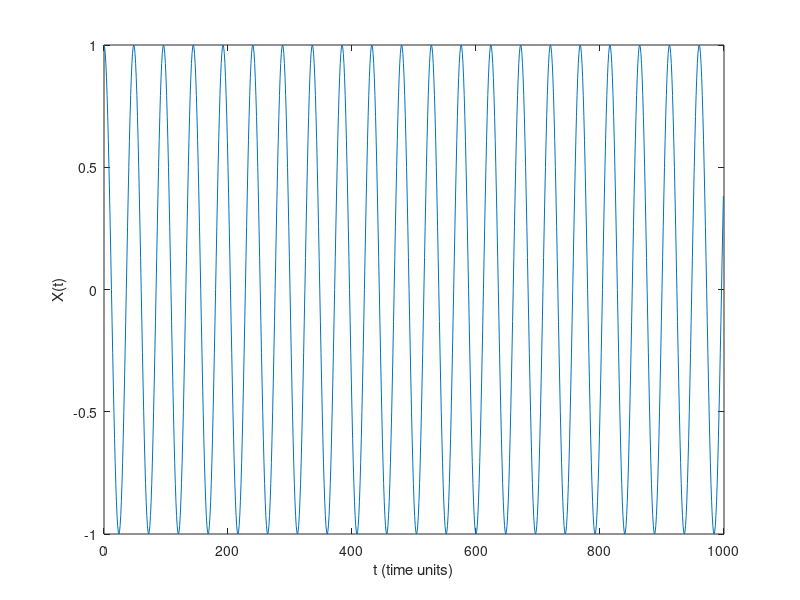
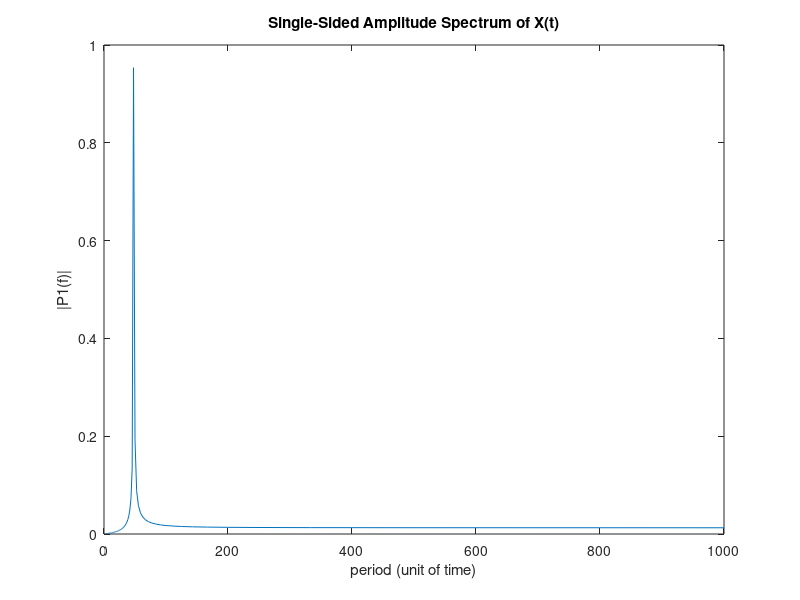

These charts were generated, in order, by the following MATLAB code:
clc;clear all; close all;




%  %  
%  %  
%  %  
%  %  Fs = 1000;            % Sampling frequency
%  %  T = 1/Fs;             % Sampling period
%  %  L = 1000;             % Length of signal
%  %  t = (0:L-1)*T;        % Time vector
%  %  
%  %  S = 0.7*sin(2*pi*50*t) + sin(2*pi*120*t);
%  %  X = S;% + 2*randn(size(t));

Fs = 1;            % Sampling frequency
T = 1/Fs;             % Sampling period
L = 1000;             % Length of signal
t = (0:L-1)*T;        % Time vector

S = cos(t*2*pi./48);
X = S;% + 2*randn(size(t));

figure
plot(t,X)
xlabel('t (time units)')
ylabel('X(t)')

Y = fft(X);

P2 = abs(Y/L);
P1 = P2(1:L/2+1);
P1(2:end-1) = 2*P1(2:end-1);


figure
f = Fs*(0:(L/2))/L;
plot(1./f,P1)
title('Single-Sided Amplitude Spectrum of X(t)')
xlabel('period (unit of time)')
ylabel('|P1(f)|')
